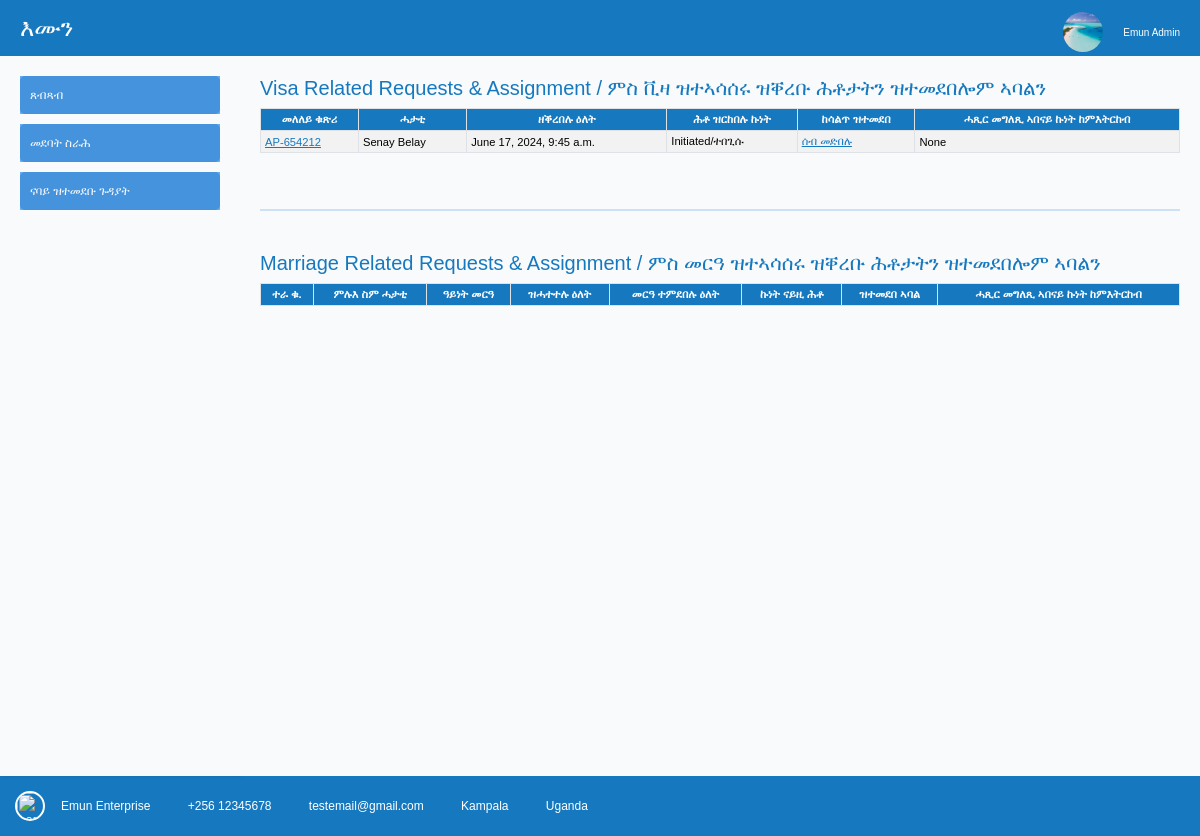
Before: /tasks_and_assignments (signed in) with the older database file.
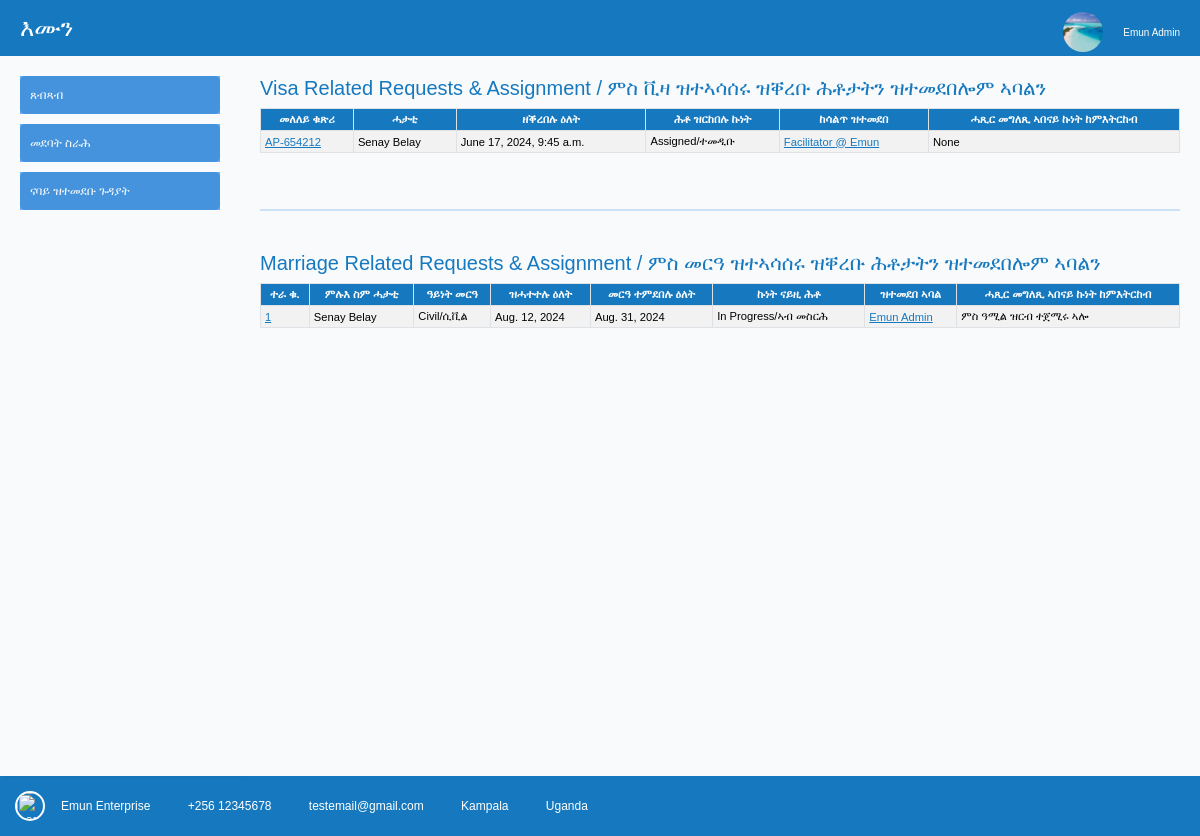
After: the same page with the newer database file.
### visaapplications/models.py (models this page shows, shortened)
class VisaApplication(TimestampMixin, UserStampedMixin, models.Model):
    STATUS_CHOICES = [
        ('1', 'Initiated/ተበጊሱ'),
        ('2', 'Assigned/ተመዲቡ'),
        ('3', 'In Progress/ኣብ መስርሕ'),
        ('4', 'Completed/ተዛዚሙ'),
        ('5', 'Cancelled/ተሰሪዙ'),
    ]
    application_owner = models.ForeignKey(User, on_delete=models.PROTECT, null=True)
    application_number = models.CharField(max_length=10, unique=True, blank=True)
    date_submitted = models.DateTimeField(auto_now_add=True)
    application_status = models.CharField(max_length=1, choices=STATUS_CHOICES, default='1',)
    assigned_officer = models.ForeignKey(User, on_delete=models.PROTECT, null=True, related_name="person_assigned")
    officer_notes = models.TextField(null=True, blank=True)

### attachments/models.py (models this page shows, shortened)
class MarriageRecord(TimestampMixin, UserStampedMixin, models.Model):
    CLASSIFICATION_CHOICES = [
        ('1', 'Civil/ሲቪል'),
        ('2', 'Christian/ክርስትያን'),
        ('3', 'Muslim/ምስልምና'),
        ('4', 'Hindu/ሂንዱ'),
        ('5', 'Customary/ባህላዊ'),
        ('6', 'Registered/ናይ መንግስ'),
    ]
    STATUS_CHOICES = [
        ('1', 'Initiated/ተበጊሱ'),
        ('2', 'Assigned/ተመዲቡ'),
        ('3', 'In Progress/ኣብ መስርሕ'),
        ('4', 'Completed/ተዛዚሙ'),
        ('5', 'Cancelled/ተሰሪዙ'),
    ]
    requestor = models.ForeignKey(User, on_delete=models.PROTECT, null=True)
    marriage_classification = models.CharField(max_length=1, choices=CLASSIFICATION_CHOICES, null=True)
    requested_date = models.DateField(auto_now_add=True)
    marriage_planned_date = models.DateField(blank=True, null=True)
    record_status = models.CharField(max_length=1, choices=STATUS_CHOICES, default='1',)
    assigned_officer = models.ForeignKey(User, on_delete=models.PROTECT, null=True, related_name="person_assigned_marriage")
    officer_notes = models.TextField(null=True, blank=True)

### decorators.py (the view, shortened to what this page needs)
        @wraps(func)
        def wrapper(request, *args, **kwargs):
            RECORDS_PER_PAGE_DEFAULT = default_records_per_page
            response = func(request, *args, **kwargs)
            if isinstance(response, dict) and template_name:
                return render(request, template_name, response)
            else:
                return response

### facilitators/views.py (called while the page is built)
@authentication_required
@allowed_users(allowed_roles=['admin', 'moderator'])
@paginate(template_name='tasks_and_assignments.html')
def tasks_and_assignments(request):
    visa_app = VisaApplication.objects.all()
    marr_rec = MarriageRecord.objects.all()
    return render(request, 'tasks_and_assignments.html', {
        'visa_app': visa_app,
        'marr_rec': marr_rec,
    })

### home/templatetags/group_tags.py (called while the page is built)
@register.filter(name='has_group')
def has_group(user, group_name):
    group = Group.objects.get(name=group_name)
    return group in user.groups.all()

### facilitators/templates/tasks_and_assignments.html (shortened to what this page needs)
{% extends  'base.html' %}
{% load static %}
{% block content %}
<h5>Visa Related Requests & Assignment / ምስ ቪዛ ዝተኣሳሰሩ ዝቐረቡ ሕቶታትን ዝተመደበሎም ኣባልን</h5>
<table class="table table-striped table-hover table-bordered table-sm align-middle" style="font-size:0.7rem;">
    <thead align="center">
    <tr>
        <th scope="col">መለለይ ቁጽሪ</th>
        <th scope="col">ሓታቲ</th>
        <th scope="col">ዘቕረበሉ ዕለት</th>
        <th scope="col">ሕቶ ዝርከበሉ ኩነት</th>
        <th scope="col">ከሳልጥ ዝተመደበ</th>
        <th scope="col">ሓጺር መግለጺ ኣበናይ ኩነት ከምእትርከብ</th>
    </tr>
    </thead>
    <tbody>
    {% for i in visa_app %}
    <tr>
        <td>
            <a href="{% url 'compiled_application' i.id %}">
            {{ i.application_number }}
            </a>
        </td>
        <td>{{ i.application_owner.first_name }} {{ i.application_owner.last_name }}</td>
        <td>{{ i.date_submitted }}</td>
        <td>{{ i.get_application_status_display }}</td>
        <td>
            {% if i.assigned_officer != None %}
                <a href="{% url 'assign_task' i.application_number %}">
                    {{ i.assigned_officer.first_name }} {{ i.assigned_officer.last_name }}
                </a>
            {% else %}
                <a href="{% url 'assign_task' i.application_number %}">ሰብ መድበሉ</a>
            {% endif %}
        </td>
        <td>{{ i.officer_notes }}</td>
    </tr>
    {% endfor %}
    </tbody>
</table>
<br>
<hr class="divider">
<br>
<h5>Marriage Related Requests & Assignment / ምስ መርዓ ዝተኣሳሰሩ ዝቐረቡ ሕቶታትን ዝተመደበሎም ኣባልን</h5>
    <table class="table table-striped table-hover table-bordered table-sm align-middle">
        <thead align="center">
        <tr>
            <th scope="col">ተራ ቁ.</th>
            <th scope="col">ምሉእ ስም ሓታቲ</th>
            <th scope="col">ዓይነት መርዓ</th>
            <th scope="col">ዝሓተተሉ ዕለት</th>
            <th scope="col">መርዓ ተምደበሉ ዕለት</th>
            <th scope="col">ኩነት ናይዚ ሕቶ</th>
            <th scope="col">ዝተመደበ ኣባል</th>
            <th scope="col">ሓጺር መግለጺ ኣበናይ ኩነት ከምእትርከብ</th>
        </tr>
        </thead>
        <tbody>
            {% for i in marr_rec %}
        <tr>
            <td><a href="{% url 'compiled_marriage_application' i.id %}">{{ i.id }}</a></td>
            <td>{{ i.requestor.first_name }} {{ i.requestor.last_name }}</td>
            <td>{{ i.get_marriage_classification_display }}</td>
            <td>{{ i.requested_date }}</td>
            <td>{{ i.marriage_planned_date }}</td>
            <td>{{ i.get_record_status_display }}</td>
            <td>
                {% if i.assigned_officer != None %}
                    <a href="{% url 'assign_task_marriage' i.id %}">
                        {{ i.assigned_officer.first_name }} {{ i.assigned_officer.last_name }}
                    </a>
                {% else %}
                    <a href="{% url 'assign_task_marriage' i.id %}">ሰብ መድበሉ</a>
                {% endif %}
            </td>
            <td>{{ i.officer_notes }}</td>
        </tr>
        {% endfor %}
        </tbody>
    </table>
{% endblock %}

### home/templates/base.html (shortened to what this page needs)
{% load static %}
<html lang="en">
<head>
    <link rel="stylesheet" href="{% static 'css/bootstrap.min.css' %}">
    <link rel="stylesheet" href="{% static 'font_css/all.min.css' %}">
    <link rel="stylesheet" href="{% static 'css/style.css' %}">
</head>
<body>
    <header class="navbar" >
        {% include 'navbar.html' %}
    </header>
    <div class="base-container">
        <nav class="sidebar">
            {% include 'sidebar.html' %}
        </nav>
        <main class="content">
            {% block content %}{% endblock %}
        </main>
    </div>
    <footer class="footer">
            {% include 'footer.html' %}
    </footer>
</body>
</html>

### home/templates/navbar.html (shortened to what this page needs)
{% load static %}
<div ><a class="logo" href="{% url 'home' %}">እሙን</a></div>
{% if user.is_authenticated %}
    <div class="user-dropdown">
        <button class="dropdown-btn" style="text-align: right;">
        {% if profile_image %}
            <img src="{{ profile_image.profile_image.url }}" alt="Profile Image" style=" width:50px; height:50px; border-radius: 50%; object-fit: cover;">
        {% else %}
            <img src="{% static 'images/costline.jpg' %}" alt="Default Profile Image" width="40" height="40" style="border-radius: 50%; object-fit: cover;">
        {% endif %}
        </button>
        <span style="font-size:10px;">{{user.first_name}} {{user.last_name}}</span>
    </div>
{% endif %}

### home/templates/sidebar.html (shortened to what this page needs)
{% load group_tags %}
    <ul style="font-size:12px;">
        {% if user|has_group:"admin" or user|has_group:"admin" %}
        <li><a href="{% url 'general_report' %}">ጸብጻብ</a></li>
        <li><a href="{% url 'tasks_and_assignments' %}">መደባት ስራሕ</a></li>
        <li><a href="{% url 'assigned_to_me' %}">ናባይ ዝተመደቡ ጉዳያት</a></li>
        {% endif %}
    </ul>

### home/templates/footer.html
{% load static %}
<footer class="text-center text-lg-start text-white green-background footer " style="font-size:12px;">
    <div class="footer">
        <div class="mx-auto">
            <div class="d-flex align-items-center">
                <img src="{% static 'images/logo.png' %}" class="img-fluid rounded-circle" alt="Logo" width="30" style="border:2px solid #fff;">
                <div class="ms-3">
                    <span class="mb-0">Emun Enterprise</span> &nbsp;&nbsp;&nbsp;&nbsp;
                    <span class="mb-0"><i class="fas fa-phone pe-2"></i>+256 12345678</span> &nbsp;&nbsp;&nbsp;&nbsp;
                    <span class="mb-0"><i class="fas fa-envelope pe-2"></i>testemail@gmail.com</span> &nbsp;&nbsp;&nbsp;&nbsp;
                    <span class="mb-0"><i class="fas fa-map-marker-alt pe-2"></i>Kampala</span> &nbsp;&nbsp;&nbsp;&nbsp;
                    <span class="mb-0"><i class="fas fa-location pe-2"></i>Uganda</span> &nbsp;&nbsp;&nbsp;&nbsp;
                </div>
            </div>
        </div>
    </div>
</footer>

### static/static/css/style.css (style rules this page uses)
:root { --primary-color: #1679BF; --secondary-color: #4493DC; --accent-color: #66AEF9; --background-color: #F9FAFB; --text-color: #3D4756; --muted-text: #A1ACBD; --place-holder-text: #A1ACBD; --delete-action: #B75377; }
body { background-color: var(--background-color); color: var(--text-color); font-family: Arial, sans-serif; padding: 20px; }
h1, h2, h3, h4, h5, h6 { color: var(--primary-color); }
a { color: var(--primary-color); }
button { width: 250px; height: 35px; margin: 0 10px; background: var(--primary-color); border-radius: 30px; border: 1px solid var(--background-color); outline: none; cursor: pointer; color: #fff; }
body, html { margin: 0; padding: 0; font-family: Arial, sans-serif, Ebrima, Ebrimabd; box-sizing: border-box; }
.navbar { display: flex; justify-content: space-between; align-items: center; background-color: var(--primary-color); color: white; padding: 10px 20px; }
.navbar .logo { font-size: 1.5em; text-decoration: none; color: #fff; }
.user-dropdown { position: relative; display: inline-block; }
.user-dropdown .dropdown-btn { background: none; border: none; color: var(--background-color); font-size: 1em; cursor: pointer; }
.base-container { display: flex; min-height: calc(100vh - 80px); }
.sidebar { background-color: var(--background-color); width: 20%; padding: 20px; box-shadow: 2px 0 5px rgba(0,0,0,0.1); }
.sidebar ul { list-style-type: none; padding: 0; }
.sidebar ul li { margin-bottom: 10px; background-color: var(--accent-color); }
.sidebar ul li a { text-decoration: none; color: var(--background-color); display: block; padding: 10px; background-color: var(--secondary-color); border-radius: 5px; }
hr { border: 3px solid var(--primary-color); color: var(--primary-color); }
.divider { border: 1px solid var(--secondary-color); color: var(--secondary-color); }
.content { flex: 1; padding: 20px; background-color: var(--background-color); }
.footer { text-align: center; padding: 5px 5px; background-color: var(--primary-color); color: white; }

### facilitators/templates/tasks_and_assignments.html (style rules this page uses)
.table th { color:white; background:var(--primary-color); font-size:0.7rem; }
.table { font-size:0.7rem; }

Changed rows visible on the page:
changed VisaApplication "AP-654212": application_status "Initiated/ተበጊሱ" → "Assigned/ተመዲቡ"; assigned_officer.first_name (not shown) → "Facilitator"; assigned_officer.last_name (not shown) → "@ Emun"; no longer shows "ሰብ መድበሉ"
added MarriageRecord: id "1", requestor.first_name "Senay", requestor.last_name "Belay", marriage_classification "Civil/ሲቪል", requested_date "Aug. 12, 2024", marriage_planned_date "Aug. 31, 2024", record_status "In Progress/ኣብ መስርሕ", assigned_officer.first_name "Emun", assigned_officer.last_name "Admin", officer_notes "ምስ ዓሚል ዝርብ ተጀሚሩ ኣሎ"
